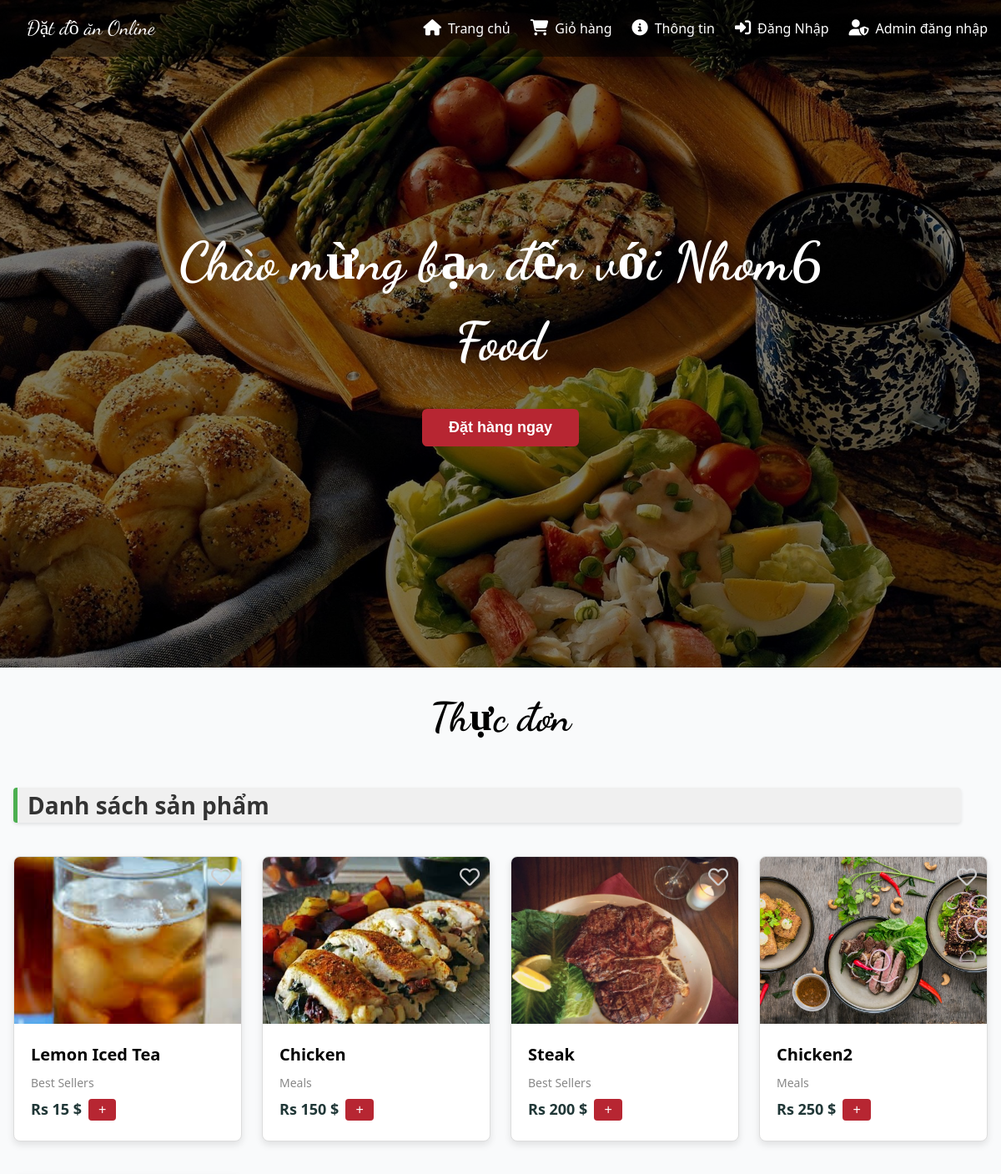
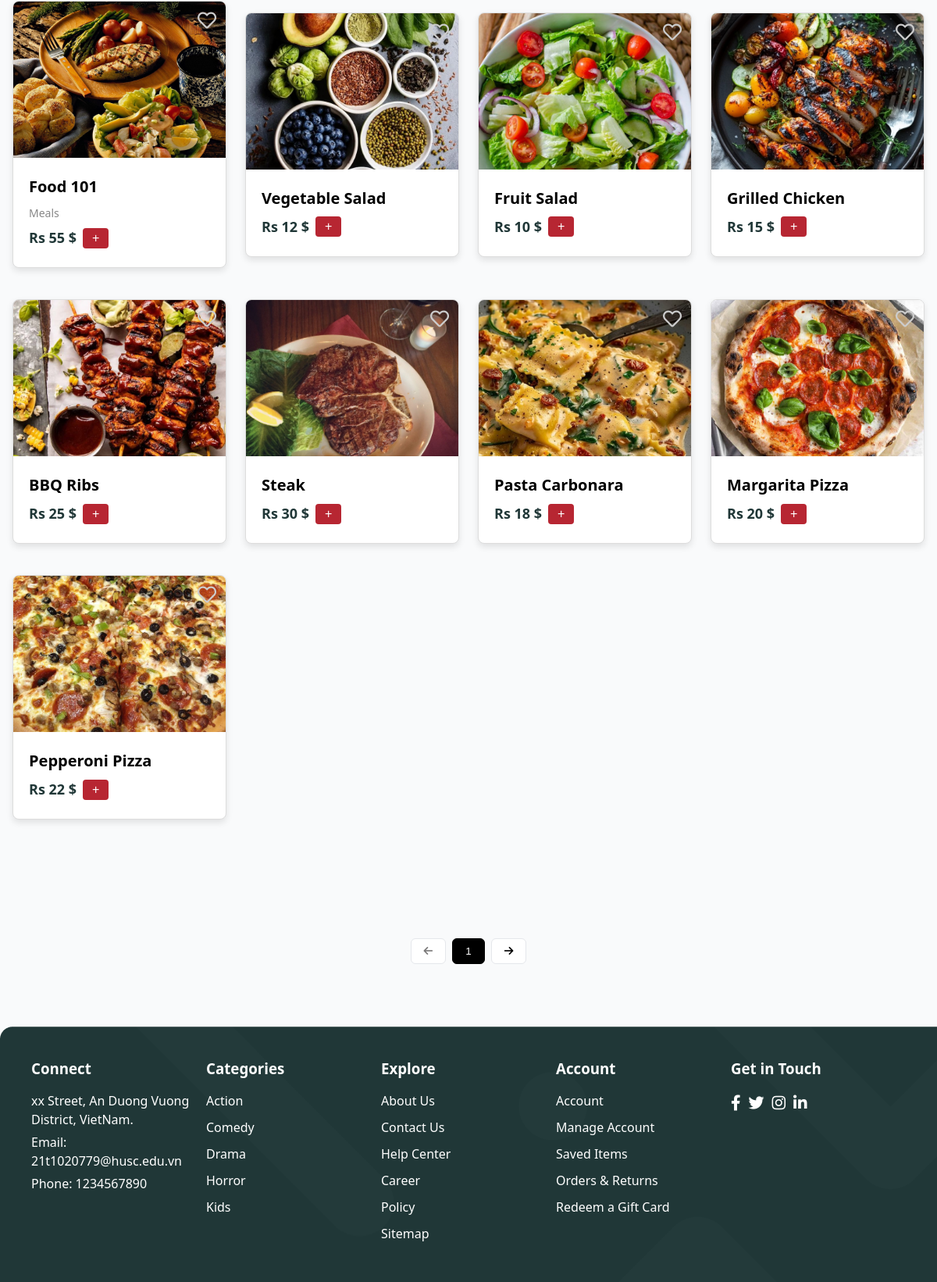
The page / on the database its author committed (2 pictures, top to bottom).
### tables this page shows
CREATE TABLE `product_list` (
  `id` int(30) NOT NULL,
  `category_id` int(30) NOT NULL,
  `name` varchar(100) NOT NULL,
  `description` text NOT NULL,
  `price` float NOT NULL DEFAULT 0,
  `img_path` text NOT NULL,
  `status` tinyint(1) NOT NULL DEFAULT 1 COMMENT '0= unavailable, 2 Available'
);

CREATE TABLE `category_list` (
  `id` int(30) NOT NULL,
  `name` text NOT NULL
);

### src/Core/Controller.php (called while the page is built, shortened)
<?php
class Controller {
    protected function render($view, $data = [], $layout = 'HomePage') {
        extract($data);
        include __DIR__ . '/../View/views/' . $view . '.php';
        $content = ob_get_clean();
        include __DIR__ . '/../View/layouts/' . $layout . '.php';
    }
}
?>

### src/Controllers/ProductController.php (called while the page is built, shortened)
<?php
class ProductController extends Controller {
    private $productModel;
    public function __construct() {
        $conn = new \mysqli(DB_HOST, DB_USER, DB_PASSWORD, DB_NAME);
        $this->productModel = new ProductModel($conn);
    }
    public function listProducts() {
        try {
            $products = $this->productModel->getProducts();
            $data = [
                'title' => 'Danh sách sản phẩm',
                'products' => $products
            ];
            $this->render('product_list', $data);
        } catch (Exception $e) {
            echo "An error occurred: " . $e->getMessage();
        }
    }
}
?>

### index.php (called while the page is built, shortened)
<?php
require __DIR__ . '/src/Core/Router.php';
$router = require __DIR__ . '/src/Core/routes.php';
$uri = parse_url($_SERVER['REQUEST_URI'], PHP_URL_PATH);
$baseUri = parse_url(BASE_URL, PHP_URL_PATH);
$uri = str_replace($baseUri, '', $uri);
$router->match($uri);
?>

### src/Models/ProductModel.php (called while the page is built, shortened)
<?php
class ProductModel {
    private $db;
    public function __construct($conn) {
        $this->db = $conn;
    }
    public function getProducts() {
        $result = $this->db->query("SELECT * FROM product_list");
        $products = [];
        while ($row = $result->fetch_assoc()) {
            $products[] = $row;
        }
        return $products;
    }
}
?>

### config/utilities.php (called while the page is built, shortened)
<?php
function getCategoryName($categoryId) {
    $conn = new mysqli(DB_HOST, DB_USER, DB_PASSWORD, DB_NAME);
    $sql = "SELECT name FROM category_list WHERE id = ?";
    $stmt = $conn->prepare($sql);
    $stmt->bind_param("i", $categoryId);
    $stmt->execute();
    $stmt->bind_result($categoryName);
    return $categoryName;
}
?>

### src/View/views/product_list.php (the view, shortened to what this page needs)
<link rel="stylesheet" href="/php-Workspace/DuAn_WebMonAn_Nhom6/assets/css/product_list.css">
<link rel="stylesheet" href="https://cdnjs.cloudflare.com/ajax/libs/font-awesome/5.15.3/css/all.min.css">
<div id="product-list" class="product-grid-container">
    <h2>Danh sách sản phẩm</h2>
    <?php if (isset($products) && count($products) > 0): ?>
        <div class="product-grid">
            <?php foreach ($products as $product): ?>
                <div class="card">
                    <img src="/php-Workspace/DuAn_WebMonAn_Nhom6/assets/img/<?php echo htmlspecialchars($product['img_path'], ENT_QUOTES, 'UTF-8'); ?>" alt="<?php echo htmlspecialchars($product['name'], ENT_QUOTES, 'UTF-8'); ?>">
                    <i class="far fa-heart heart-icon" onclick="toggleHeartIcon(this)"></i>
                    <div class="card-content">
                        <h3 class="card-title"><?php echo htmlspecialchars($product['name'], ENT_QUOTES, 'UTF-8'); ?></h3>
                        <p class="card-category">
                            <?php
                            $categoryId = htmlspecialchars($product['category_id'], ENT_QUOTES, 'UTF-8');
                            $categoryName = getCategoryName($categoryId);
                            echo $categoryName;
                            ?>
                        </p>
                        <p class="card-price">
                            <span>Rs <?php echo htmlspecialchars($product['price'], ENT_QUOTES, 'UTF-8'); ?> $</span>
                            <button onclick="redirectToProductDetail(<?php echo $product['id']; ?>)">+</button>
                        </p>
                    </div>
                </div>
            <?php endforeach; ?>
        </div>
    <?php else: ?>
        <p>No products available.</p>
    <?php endif; ?>
</div>

### src/Core/Router.php (shortened to what this page needs)
<?php
class Router {
    private $routes = [];
    public function addRoute($pattern, $callback) {
        $this->routes[$pattern] = $callback;
    }
    public function match($uri) {
        uksort($this->routes, function ($a, $b) {
            return strlen($b) - strlen($a);
        });
        foreach ($this->routes as $pattern => $callback) {
            if (preg_match($pattern, $uri, $matches)) {
                array_shift($matches);
                call_user_func_array($callback, $matches);
                return;
            }
        }
    }
}
?>

### src/View/layouts/HomePage.php (shortened to what this page needs)
<!DOCTYPE html>
<html lang="en">
<head>
    <link rel="stylesheet" href="https://cdnjs.cloudflare.com/ajax/libs/font-awesome/6.7.2/css/all.min.css" />
    <link rel="stylesheet" href="/php-Workspace/DuAn_WebMonAn_Nhom6/assets/css/product-detail.css">
    <link rel="stylesheet" href="/php-Workspace/DuAn_WebMonAn_Nhom6/assets/css/product_list.css">
    <link rel="stylesheet" href="/php-Workspace/DuAn_WebMonAn_Nhom6/assets/css/cart_list.css">
</head>
<body>
    <div id="header"><?php include __DIR__ . '/../partials/header.php'; ?></div>
    <?php if ($title == 'Danh sách sản phẩm') : ?>
        <div id="banner"><?php include __DIR__ . '/../partials/banner.php'; ?></div>
    <?php endif; ?>
    <br>
    <h1 class="menu-title">Thực đơn</h1>
    <main> <?php echo $content; ?> </main>
    <div id="menu"><?php include __DIR__ . '/../partials/menu.php'; ?></div>
    <div id="footer"><?php include __DIR__ . '/../partials/footer.php'; ?></div>
</body>
</html>

### src/View/partials/header.php (shortened to what this page needs)
<link rel="stylesheet" href="/php-Workspace/DuAn_WebMonAn_Nhom6/assets/css/header.css">
<header class="header">
    <div class="header-content">
        <a href="http://localhost/php-Workspace/DuAn_WebMonAn_Nhom6/" class="logo">Đặt đồ ăn Online</a>
        <div class="menu-container">
            <nav class="nav" id="nav">
                <a href="http://localhost/php-Workspace/DuAn_WebMonAn_Nhom6/" class="nav-link">
                    <i class="fa-solid fa-house"></i>
                    Trang chủ
                </a>
                <a href="http://localhost/php-Workspace/DuAn_WebMonAn_Nhom6/cart" class="nav-link cart" onclick="scrollToMenu()">
                    <i class="fa-solid fa-cart-shopping"></i>
                    Giỏ hàng
                </a>
                <a href="#footer" class="nav-link" onclick="scrollToFinal()">
                    <i class="fa-solid fa-info-circle"></i>
                    Thông tin
                </a>
                <?php if (isset($_SESSION['user'])): ?>
                    <a href="#" class="nav-link">
                        <i class="fa-solid fa-user"></i>
                        Hello, <?php echo htmlspecialchars($_SESSION['user']['username']); ?>
                    </a>
                    <a href="/php-Workspace/DuAn_WebMonAn_Nhom6/logout.php" class="nav-link" style="margin-right: 1rem;">
                        <i class="fa-solid fa-sign-out-alt"></i>
                        Đăng Xuất
                    </a>
                <?php else: ?>
                    <a href="/php-Workspace/DuAn_WebMonAn_Nhom6/login" class="nav-link">
                        <i class="fa-solid fa-sign-in-alt"></i>
                        Đăng Nhập
                    </a>
                    <a href="/php-Workspace/DuAn_WebMonAn_Nhom6/admin" class="nav-link">
                        <i class="fa-solid fa-user-shield"></i>
                        Admin đăng nhập
                    </a>
                <?php endif; ?>
            </nav>
        </div>
    </div>
</header>

### src/View/partials/banner.php (shortened to what this page needs)
<link rel="stylesheet" href="/php-Workspace/DuAn_WebMonAn_Nhom6/assets/css/banner.css">
<section class="banner" id="home">
  <div class="banner-overlay">
    <h1 class="banner-title">Chào mừng bạn đến với Nhom6 Food</h1>
    <button class="order-button" onclick="scrollToMenu()">Đặt hàng ngay</button>
  </div>
</section>

### src/View/partials/menu.php (shortened to what this page needs)
<link rel="stylesheet" href="/php-Workspace/DuAn_WebMonAn_Nhom6/assets/css/menu.css">
<section class="menu" id="menu">
    <div class="pagination">
      <button class="pagination-button iprev" id="prevPage">
        <i class="fa-solid fa-arrow-left"></i>
      </button>
      <button class="pagination-button active">1</button>
      <button class="pagination-button inext" id="nextPage">
        <i class="fa-solid fa-arrow-right"></i>
      </button>
    </div>
</section>

### src/View/partials/footer.php
<link rel="stylesheet" href="/php-Workspace/DuAn_WebMonAn_Nhom6/assets/css/footer.css">
<footer class="footer">
    <div class="container">
        <div class="column">
            <h3>Connect</h3>
            <p>xx Street, An Duong Vuong District, VietNam.</p>
            <p>Email: 21t1020779@husc.edu.vn</p>
            <p>Phone: 1234567890</p>
        </div>
        <div class="column">
            <h3>Categories</h3>
            <a href="#">Action</a>
            <a href="#">Comedy</a>
            <a href="#">Drama</a>
            <a href="#">Horror</a>
            <a href="#">Kids</a>
        </div>
        <div class="column">
            <h3>Explore</h3>
            <a href="#">About Us</a>
            <a href="#">Contact Us</a>
            <a href="#">Help Center</a>
            <a href="#">Career</a>
            <a href="#">Policy</a>
            <a href="#">Sitemap</a>
        </div>
        <div class="column">
            <h3>Account</h3>
            <a href="#">Account</a>
            <a href="#">Manage Account</a>
            <a href="#">Saved Items</a>
            <a href="#">Orders & Returns</a>
            <a href="#">Redeem a Gift Card</a>
        </div>
        <div class="column">
            <h3>Get in Touch</h3>
            <div class="social-icons">
                <a href="#"><i class="fab fa-facebook-f"></i></a>
                <a href="#"><i class="fab fa-twitter"></i></a>
                <a href="#"><i class="fab fa-instagram"></i></a>
                <a href="#"><i class="fab fa-linkedin-in"></i></a>
            </div>
        </div>
    </div>
</footer>

### assets/css/product_list.css (style rules this page uses)
.product-grid-container { padding: 0 16px; }
.product-grid { display: grid; grid-template-columns: repeat(auto-fill, minmax(250px, 1fr)); gap: 24px; padding: 16px 0; justify-content: center; align-items: center; }
h2 { font-size: 28px; font-weight: bold; margin: 16px 0; padding-left: 16px; text-align: left; width: calc(100% - 32px); color: #333; border-left: 5px solid #4caf50; padding-left: 12px; background-color: #f0f0f0; border-radius: 4px; box-shadow: 0 2px 4px rgba(0, 0, 0, 0.1); }
.card { border: 1px solid #ddd; border-radius: 8px; box-shadow: 0 4px 8px rgba(0, 0, 0, 0.1); overflow: hidden; width: 100%; max-width: 280px; transition: transform 0.2s; text-align: left; background-color: #fff; position: relative; margin: 8px 0; }
.card img { width: 100%; height: 200px; object-fit: cover; }
.card-content { padding: 16px 20px; }
.card-title { font-size: 20px; font-weight: bold; margin: 0 0 8px; }
.card-category { font-size: 14px; color: #888; margin: 8px 0; }
.card-price { color: #203737; font-size: 18px; font-weight: bold; margin: 8px 0; display: flex; justify-content: flex-start; align-items: center; }
.card-price span { margin-right: 8px; }
.card-price button { background-color: #b72632; color: white; border: none; padding: 4px 12px; text-align: center; font-size: 16px; border-radius: 4px; cursor: pointer; }
.heart-icon { position: absolute; top: 12px; right: 12px; font-size: 24px; color: #ccc; cursor: pointer; transition: color 0.2s; }

### assets/css/header.css (style rules this page uses)
.header { position: fixed; top: 0; left: 0; right: 0; z-index: 1000; background-color: rgba(0, 0, 0, 0.5); }
.header-content { max-width: 1200px; margin: 0 auto; padding: 1rem; display: flex; justify-content: space-between; align-items: center; }
.logo { color: white; text-decoration: none; font-size: 1.5rem; font-family: "Dancing Script", cursive; margin-right: auto; margin-left: 1rem; }
.nav { display: flex; gap: 1.5rem; align-items: center; margin-left: auto; }
.nav-link { position: relative; color: white; text-decoration: none; transition: color 0.3s; display: flex; align-items: center; gap: 0.5rem; padding: 5px 0; }
.nav-link::after { content: ""; position: absolute; left: 0; bottom: -2px; width: 0; height: 2px; background-color: white; transition: width 0.3s ease-in-out; }
.nav i { font-size: 1.2rem; }

### assets/css/banner.css (style rules this page uses)
.banner { height: 100vh; background-image: url("/php-Workspace/DuAn_WebMonAn_Nhom6/assets/img/1673244660_food-bg.jpg"); background-size: cover; background-position: center; position: relative; }
html { scroll-behavior: smooth; }
.banner-overlay { position: absolute; inset: 0; background-color: rgba(0, 0, 0, 0.5); display: flex; flex-direction: column; align-items: center; justify-content: center; text-align: center; color: white; padding: 1rem; }
.banner-title { font-family: "Dancing Script", cursive; font-size: 4rem; margin-bottom: 2rem; max-width: 800px; }
.order-button { background-color: #b72632; color: white; padding: 0.75rem 2rem; border: none; border-radius: 0.375rem; font-size: 1.125rem; font-weight: 600; cursor: pointer; transition: background-color 0.3s; }

### assets/css/menu.css (style rules this page uses)
.menu { padding: 5rem 1rem; max-width: 1200px; margin: 0 auto; }
.menu-title { text-align: center; font-family: "Dancing Script", cursive; font-size: 3rem; margin-bottom: 3rem; }
.pagination { display: flex; justify-content: center; gap: 0.5rem; }
.pagination-button { padding: 0.5rem 1rem; border: 1px solid #e5e7eb; border-radius: 0.375rem; background: white; cursor: pointer; transition: all 0.3s ease; }
.pagination-button.iprev { color: rgb(122, 121, 121); }
.pagination-button.active { background: black; color: white; border-color: black; }

### assets/css/footer.css (style rules this page uses)
.footer { background-color: #203737; color: white; padding: 40px; background: url("../downloaded/HomePage-4.png"); }
.footer .container { display: flex; justify-content: space-between; }
.footer .container .column { width: 20%; }
.footer .container .column h3 { margin-bottom: 15px; }
.footer .container .column a { color: white; text-decoration: none; display: block; margin-bottom: 10px; }
.footer .container .column p { margin: 5px 0; }
.footer .container .social-icons { display: flex; gap: 10px; }
.footer .container .social-icons a { color: white; font-size: 20px; }

### src/View/layouts/HomePage.php (style rules this page uses)
* { margin: 0; padding: 0; box-sizing: border-box; }
html { scroll-behavior: smooth; }
body { font-family: system-ui, -apple-system, sans-serif; line-height: 1.5; background-color: #f9fafb; }

### rows shown on the page
product_list: img_path (picture), name "Lemon Iced Tea", category.name "Best Sellers", price "15"
product_list: img_path (picture), name "Chicken", category.name "Meals", price "150"
product_list: img_path (picture), name "Steak", category.name "Best Sellers", price "200"
product_list: img_path (picture), name "Chicken2", category.name "Meals", price "250"
product_list: img_path (picture), name "Food 101", category.name "Meals", price "55"
product_list: img_path (picture), name "Vegetable Salad", price "12"
product_list: img_path (picture), name "Fruit Salad", price "10"
product_list: img_path (picture), name "Grilled Chicken", price "15"
product_list: img_path (picture), name "BBQ Ribs", price "25"
product_list: img_path (picture), name "Steak", price "30"
product_list: img_path (picture), name "Pasta Carbonara", price "18"
product_list: img_path (picture), name "Margarita Pizza", price "20"
product_list: img_path (picture), name "Pepperoni Pizza", price "22"
